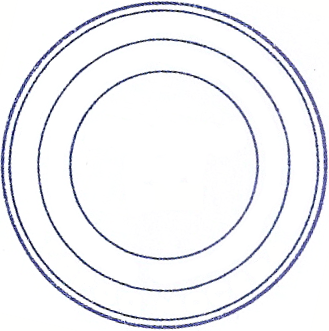
#> input picture DataSet/Templates/Seal/DetectionTemplate/DetectionTemplate.png, 329 x 331 px, found by its file name
$ python CreateTemplatesForDetection.py ../../../DataSet/Templates/Seal/DetectionTemplate/DetectionTemplate.png
#> lines starting #> are read from the running program, lines starting #| are printed output that depends on the picture
### Source/ElementsRecognation/TestDatasetCreating/ImagesUtils.py
import numpy as np
import cv2
from math import sin, cos, pi
from random import randint
from Utils import ClearFolder
from os.path import join

# Получает размер размера изображения.
# image - изображение.
def ImageShape(image):
    if len(image.shape) == 3:
        height, width, channels = image.shape
    else:
        height, width = image.shape
    return height, width

# Изменение угла съемки объекта.
# img - Изображение, которое предстоит преобразовать.
# alpha - вертикальный угол "съемки".
# phi - горизонтальный угол "съемки".
def ChangeForeshortening(img, alpha, phi):
    height, width = ImageShape(img)
    deltaX = abs(height*sin(phi))
    deltaY = height*(1 - sin(alpha))
    source = np.float32([[0, 0], [width, 0], [0, height], [width, height]])
    if phi > 0:
        dest = np.float32([[deltaX, 0], [width + deltaX, 0], [0, height - deltaY], [width, height - deltaY]])
    else:
        dest = np.float32([[0, 0], [width, 0], [deltaX, height - deltaY], [width + deltaX, height - deltaY]])

    tranformMatrix = cv2.getPerspectiveTransform(source, dest)
    transformedImage = cv2.warpPerspective(img, tranformMatrix, (int(width + deltaX), int(height - deltaY)))
    white_bg = 255*np.ones_like(transformedImage)
    return transformedImage + white_bg

# Изменение размера изображения.
# img - исходное изображение.
# k - словарь с коэффициента изменения размеров для каждого из измерений.
def ChangeImageSize(img, k):
    height, width = ImageShape(img)
    new_height = int(height*k['y'])
    new_width = int(width*k['x'])
    source = np.float32([[0, 0], [width, 0], [0, height], [width, height]])
    dest = np.float32([[0, 0], [new_width, 0], [0, new_height], [new_width, new_height]])
    tranformMatrix = cv2.getPerspectiveTransform(source, dest)
    transformedImage = cv2.warpPerspective(img, tranformMatrix, (new_width, new_height))
    return transformedImage

# Выдает значение, которое определяет, нужно ли сохранять изображение.
# save_proportion - доля изображений, которая будет случайным образом отобрана и сохранена.
def MustSave(save_proportion):
    percent = int(100 * save_proportion)
    return percent > randint(0, 100)

# Сохранение сгенерированных файлов и масок.
# outputDir - путь до выходной директории.
# images - словарь изображений.
# masks - словарь масок с изображениями.
# keys - коллекция ключей к словарю.
# save_proportion - доля изображений, которая будет случайным образом отобрана и сохранена.
# [18 lines left out: function SaveImages, not called in this run]

### Source/ElementsRecognation/TestDatasetCreating/CreateTemplatesForDetection.py
import numpy as np
import cv2
import matplotlib.pyplot as plt
from math import sin, cos, pi
from os.path import join
from os import getcwd
from sys import argv
from ImagesUtils import ChangeImageSize, ChangeForeshortening

# path = join(getcwd(), argv[0], 'DetectionTemplate.png')
path = 'I:\\Visual Studio 2017\\PRGTrainer\\DataSet\\Templates\\Seal\\DetectionTemplate\\DetectionTemplate.png'
# outputDir = join(getcwd(), argv[0], 'Detection')
outputDir = 'I:\\Visual Studio 2017\\PRGTrainer\\DataSet\\Templates\\Seal\\Detection2'

img = cv2.imread(path)
#> img is the input picture: shape (331, 329, 3); mean B, G, R 243.8, 240.2, 239.6
def Affine(img):
    sourceTriangle = np.float32([[50,50],[200,50],[50,200]])
    destTriangle = np.float32([[10,100],[200,50],[100,250]])
    tranformMatrix = cv2.getAffineTransform(sourceTriangle, destTriangle)
    return cv2.warpAffine(img, tranformMatrix, (750, 750))

def Perspective(img, alpha, phi):
    height, width, channels = img.shape
    deltaX = abs(height*sin(phi))
    deltaY = height*(1 - sin(alpha))
    source = np.float32([[0, 0], [width, 0], [0, height], [width, height]])
    if phi > 0:
        dest = np.float32([[deltaX, 0], [width + deltaX, 0], [0, height - deltaY], [width, height - deltaY]])
    else:
        dest = np.float32([[0, 0], [width, 0], [deltaX, height - deltaY], [width + deltaX, height - deltaY]])

    tranformMatrix = cv2.getPerspectiveTransform(source, dest)
    transformedImage = cv2.warpPerspective(img, tranformMatrix, (int(width + deltaX), int(height - deltaY)))
    white_bg = 255*np.ones_like(transformedImage)
    return transformedImage + white_bg

def ShowPlot(img, alpha_angles, phi_angles):
    plot_number = 3
    n_rows = len(alpha_angles) + 1
    n_cols = len(phi_angles)
    plt.subplot(n_rows, n_cols, 1), plt.imshow(img), plt.title('BaseImage')
    for alpha in alpha_angles:
        for phi in phi_angles:
            title = 'alpha:{0:1.0f} degrees; phi:{1:1.0f} degrees'.format(alpha/pi*180, phi/pi*180)
            plt.subplot(n_rows, n_cols, plot_number), plt.imshow(ChangeForeshortening(img, alpha, phi)), plt.title(title)
            plot_number += 1
#> this loop made 2 passes
#> pass 1, in ChangeForeshortening, `transformedImage = cv2.warpPerspective(img, tranformMatrix, (int(width..`:
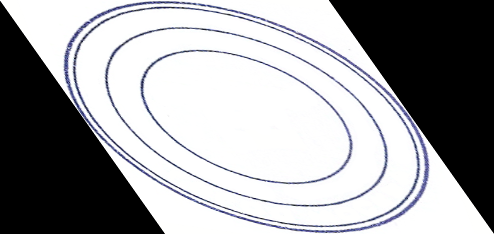
#> transformedImage: shape (234, 494, 3); mean B, G, R 162.4, 159.9, 159.6
#> pass 1, in ChangeForeshortening (call 2), `transformedImage = cv2.warpPerspective(img, tranformMatrix, (int(width..`:
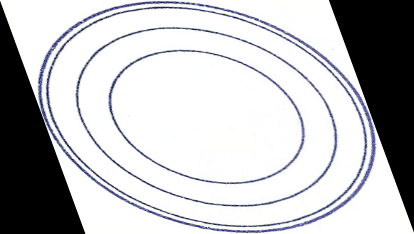
#> transformedImage: shape (234, 414, 3); mean B, G, R 193.7, 190.9, 190.4
#> pass 1, in ChangeForeshortening (call 3), `transformedImage = cv2.warpPerspective(img, tranformMatrix, (int(width..`:
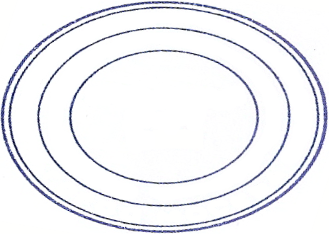
#> transformedImage: shape (234, 329, 3); mean B, G, R 243.8, 240.2, 239.6
#> pass 1, in ChangeForeshortening (call 4), `transformedImage = cv2.warpPerspective(img, tranformMatrix, (int(width..`:
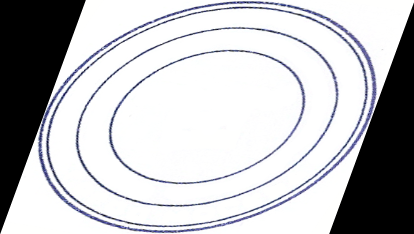
#> transformedImage: shape (234, 414, 3); mean B, G, R 193.7, 190.9, 190.4
#> after the loop, plot_number = 13

    plt.show()
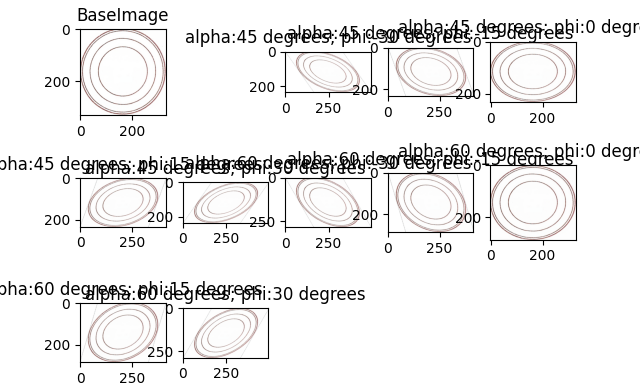
#> figure drawn by matplotlib, 11 panels; B, G, R data is drawn as R, G, B

def ShowPlotResizing(img, coefficient):
    plot_number = 3
    n_rows = len(alpha_angles) + 1
    n_cols = len(phi_angles)
    plt.subplot(1, 2, 1)
    plt.imshow(img)
    plt.title('BaseImage')

    plt.subplot(1, 2, 2)
    plt.imshow(ChangeImageSize(img, {'x': coefficient, 'y': coefficient})),
#> in ChangeImageSize, `height, width = ImageShape(img)`: height = 331; width = 329
#> in ChangeImageSize, `new_height = int(height*k['y'])`: new_height = 397
#> in ChangeImageSize, `new_width = int(width*k['x'])`: new_width = 394
#> in ChangeImageSize, `source = np.float32([[0, 0], [width, 0], [0, height], [width, height]])`: source = [[0, 0], [329, 0], [0, 331], [329, 331]]
#> in ChangeImageSize, `dest = np.float32([[0, 0], [new_width, 0], [0, new_height], [new_width..`: dest = [[0, 0], [394, 0], [0, 397], [394, 397]]
#> in ChangeImageSize, `tranformMatrix = cv2.getPerspectiveTransform(source, dest)`: tranformMatrix = [[1.2, 0, 0], [0, 1.2, 0], [0, 0, 1]]
#> in ChangeImageSize, `transformedImage = cv2.warpPerspective(img, tranformMatrix, (new_width..`:
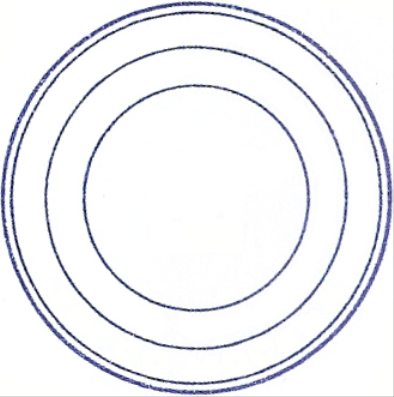
#> transformedImage: shape (397, 394, 3); mean B, G, R 243.6, 240, 239.5
    plt.title('Resized Image')
    plt.show()
#> figure, not shown here; B, G, R data is drawn as R, G, B

def SavePlots(image, alpha_angles, phi_angles):
    for alpha in alpha_angles:
        for phi in phi_angles:
            file_name = 'alpha_{0:1.0f}_degrees_phi_{1:1.0f}_degrees.png'.format(alpha/pi*180, phi/pi*180)
            grayImage = cv2.cvtColor(ChangeForeshortening(image, alpha, phi), cv2.COLOR_BGR2GRAY)
            cv2.imwrite(join(outputDir, file_name), grayImage)

# alpha_angles = [pi/6, pi/4, pi/3]
# phi_angles = [-pi/3, -pi/4, -pi/6, -pi/12, 0, pi/12, pi/6, pi/4, pi/3]
alpha_angles = [pi/4, pi/3]
phi_angles = [-pi/6, -pi/12, 0, pi/12, pi/6]
ShowPlot(img, alpha_angles, phi_angles)
ShowPlotResizing(img, 1.2)
